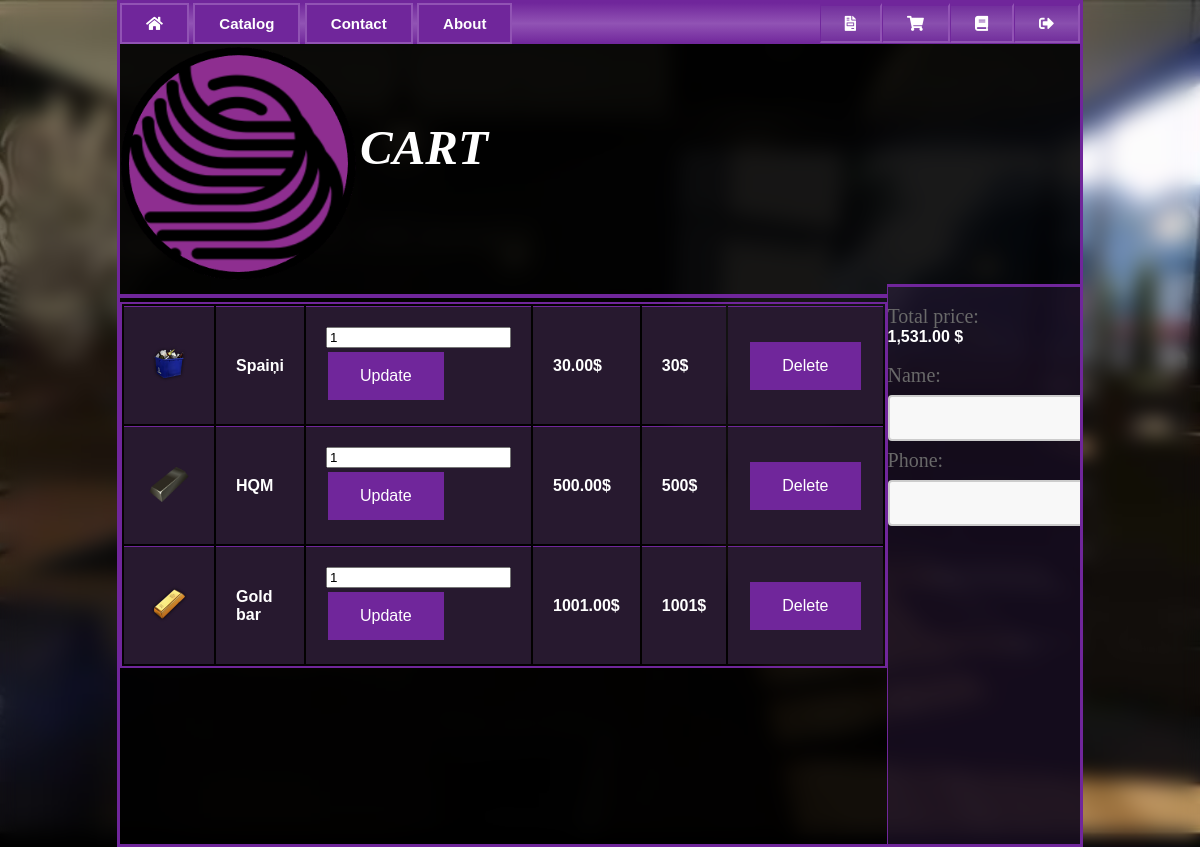
Screenshot of /cart (signed in) with the database file from the repository.
### tables this page shows
CREATE TABLE `cart` (
  `id` int(11) NOT NULL,
  `user_id` int(11) NOT NULL,
  `product_id` int(11) NOT NULL,
  `product_amount` int(11) NOT NULL,
  `order_id` int(11) DEFAULT NULL
);

CREATE TABLE `images` (
  `id` int(11) NOT NULL,
  `product_id` int(11) NOT NULL,
  `image` varchar(128) NOT NULL DEFAULT 'missing.png',
  `main` int(1) NOT NULL DEFAULT 0
);

CREATE TABLE `products` (
  `id` int(10) NOT NULL,
  `name` char(50) NOT NULL COMMENT 'Preces nosaukums',
  `price` decimal(10,2) DEFAULT 0.00 COMMENT 'Cena',
  `count` int(11) NOT NULL COMMENT 'Gab',
  `access` int(11) NOT NULL DEFAULT 1
);

### include/system.php (called while the page is built, shortened)
<?php
include_once "database.php";
include_once "backend/authentication.php";
$db         = new db();
$auth       = new auth();

### backend/authentication.php (called while the page is built, shortened)
<?php
class auth{
   function getLoggedInUserId() {
    if(isset($_SESSION['auth']['id'])){
        return $_SESSION['auth']['id'];
        } else {
        return null;
      }
    }
}
?>

### include/database.php (called while the page is built, shortened)
<?php
Class db{
	public $debug = false;
    private function dbConect(){
		$this->conn = mysqli_connect(DB_HOST, DB_USER, DB_PASSWORD ,DB_NAME) or die ('Neizdevas savienoties ar datubazi!!');
		mysqli_set_charset($this->conn,'utf8');
		return $this->conn;
    }
	function getArray($query,$error=false){
		$data = array();
		$result=$this->result($query,$error);
		if ($result){
			while($row = mysqli_fetch_array($result,MYSQLI_ASSOC)){
				$data[] = $row;
			}
		}
		return $data;
	}
	function result($query,$error = false){
		if ($query){
			$conect = $this->dbConect();
			mysqli_query($conect,'SET SESSION sql_mode = ""');
			if ($error || $this->debug){
					$result=mysqli_query($conect,$query) or die("<b>" . $query . "</b><br>" . mysqli_error($conect));
			}else{
				$result=mysqli_query($conect,$query);
			}
			return $result;
		}
		return false;
	}
}

### pages/cart.php (the view, shortened to what this page needs)
<?php
include_once "backend/products.php";
$user_id = $auth->getLoggedInUserId();
global $db, $auth;
$total_price = 0;
$query = 'SELECT p.name, p.price, c.*, i.image
          FROM cart c
          LEFT JOIN products AS p ON c.product_id = p.id
          LEFT JOIN images AS i ON c.product_id = i.product_id
          WHERE user_id = '. $user_id .' AND c.order_id IS NULL;';
$products = $db->getArray($query, true);
?>
<h1>cart</h1>
<div class="containers">
		<div class="left">
			<?php
            echo '<form method="post">';
echo '<table style="width:100%">
        <thead>
        </thead>
        <tbody>';
        if (empty($products)) {
    echo "<td><p>Your cart is empty.</p></td>";
} else {
    echo '<table style="width:100%">
        <thead>
        </thead>
        <tbody>';
}
foreach ($products as $product) {
    $item_total = $product['price'] * $product['product_amount'];
    $total_price = $total_price + $item_total;
    echo '<tr>
            <td><img src="/images/' . $product['image'] . '" width="50" height="50"></td>
            <td>' .  $product['name']. '</td>
            <td>
                <form method="post">
                    <input type="hidden" name="product_id" value="' . $product['product_id'] . '">
                    <input type="number" name="product_amount" value="' . $product['product_amount'] . '">
                    <button type="submit" name="update">Update</button>
                </form>
            </td>
            <td>' .  $product['price']. '$</td>
            <td>' . $item_total . '$</td>
            <td>
                <form method="post">
                    <input type="hidden" name="delete" value="' . $product['product_id'] . '">
                    <button type="submit">Delete</button>
                </form>
            </td>
        </tr>';
}
echo '</tbody>
    </table>';
echo '</form>';
            ?>
		</div>
		<div class="right">
        <br>
      <label>   Total price: </label>
            <?php
            echo number_format($total_price, 2);
            ?>
            $
            <br>
            <br>
		      <form method="post">
                  <label for="name">Name:</label>
                  <br>
                  <input type="text" id="name" name="name" required minlength="3">
                  <br>
                  <label for="phone">Phone:</label>
                  <br>
                  <input type="text" id="phone" name="phone" required minlength="10">
                  <br>
              </form>
		</div>
	</div>

### css/style.css (style rules this page uses)
body, html { margin: 0px; padding: 0px; background-color: black; font-family: Verdana, sans-serif; background-image: url("../images/bg.jpg"); background-repeat: no-repeat; background-attachment: fixed; background-size: cover; background-position: center; }
table { text-align: center; display: inline-table; border: 2px solid rgb(112, 38, 155); }
td { border-top: 1px solid rgb(112, 38, 155); }
.containers { display: flex; flex-direction: row; width: 100%; height: 70vh; }
.containers button { border: none; color: white; padding: 15px 32px; text-align: center; text-decoration: none; display: inline-block; font-size: 16px; margin: 4px 2px; cursor: pointer; }
.containers input[type="text"] { width: 100%; padding: 12px 20px; margin: 8px 0; box-sizing: border-box; border: 2px solid #ccc; border-radius: 4px; background-color: #f8f8f8; font-size: 16px; }
.containers .left { flex: 7; }
.container .right { display: flex; flex-direction: column; flex: 3; border-left: 1px solid rgb(112, 38, 155); border-top: 3px solid rgb(112, 38, 155); background-color: #683e942f; }
h1 { animation: fadeInAnimation ease 2s; animation-iteration-count: 1; animation-fill-mode: forwards; font: italic small-caps bold 70px Georgia, serif; padding-top: 10px; position: inherit; }
button { background-color: rgb(112, 38, 155); color: #ffffff; padding: 15px; margin: 10px 0px; border: none; cursor: pointer; }
input[type=text], input[type=password] { width: 50%; margin: 8px; padding: 12px 20px; display: inline-block; border: 2px solid rgb(112, 38, 155); box-sizing: border-box; background-color: lightgray; }
label { font: 20px Georgia, serif; color: dimgrey; text-align: left; }
.myorders th, td { padding: 20px; text-align: left; background-color: #27192f; }

### rows the page displays
cart: images.image (picture), product.name "Spaiņi", product_amount "1", product.price "30.00", item_total "30"
cart: images.image (picture), product.name "HQM", product_amount "1", product.price "500.00", item_total "500"
cart: images.image (picture), product.name "Gold bar", product_amount "1", product.price "1001.00", item_total "1001"

### other values shown
$total_price "1,531.00"
